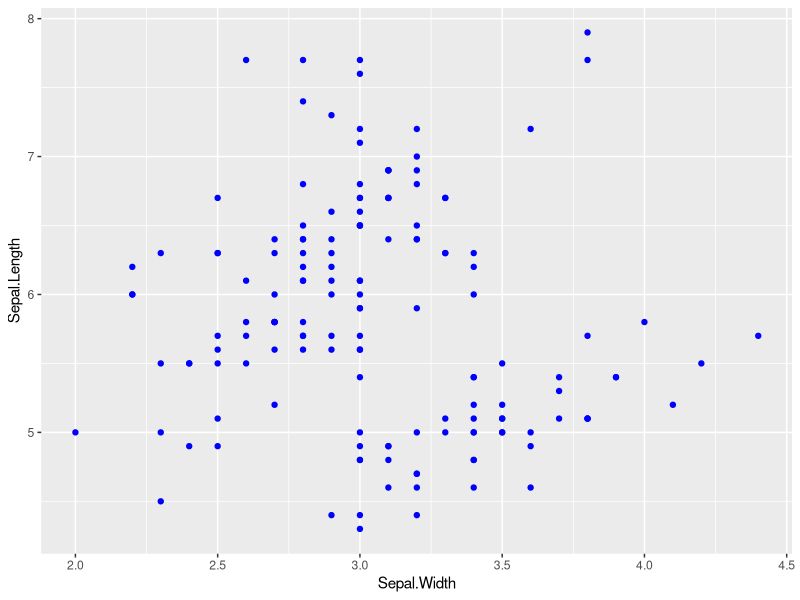

R code for this plot:
## gg == Grammar of Graphics,

# install.packages("ggplot2", dependencies = TRUE, repos = "https://cran.r-project.org")
# aes Aesthetic Mapping

library("ggplot2")
help("ggplot2")

data(iris)
head(iris)
attach(iris)
ggplot(iris, aes(x = Sepal.Width, y = Sepal.Length)) +  geom_point(color = "blue")

